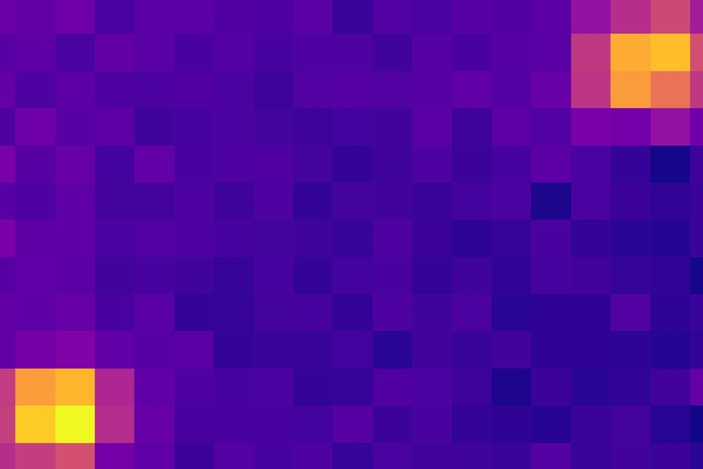
#> input picture Scripts/HotspotDetection/thermal.jpg, 703 x 469 px, shrunk from 1500 x 1000 before the run
$ python tracker.py
#> lines starting #> are read from the running program, lines starting #| are printed output that depends on the picture; after the words box and inside, x2 and y2 are one past the last pixel; in counts of white or black regions, pixels touching at a corner belong together
### Scripts/HotspotDetection/thermal_hotspot.py
import cv2
import numpy as np

def detect_hotspots(thermal_image_path, threshold=200):
    """
    Detects hotspots in a thermal image.

    :param thermal_image_path: Path to the thermal image.
    :param threshold: Pixel intensity threshold for hotspot detection.
    :return: Processed image with detected hotspots.
    """
#> called with thermal_image_path = 'thermal.jpg', threshold = 150
    # Load image
    image = cv2.imread(thermal_image_path)
#> image is the input picture: shape (469, 703, 3); mean B, G, R 153.6, 11, 83.9

    # Convert to grayscale if needed
    gray = cv2.cvtColor(image, cv2.COLOR_BGR2GRAY)

    # Apply thresholding (hotspots will be the brightest areas)
    _, thresh = cv2.threshold(gray, threshold, 255, cv2.THRESH_BINARY)
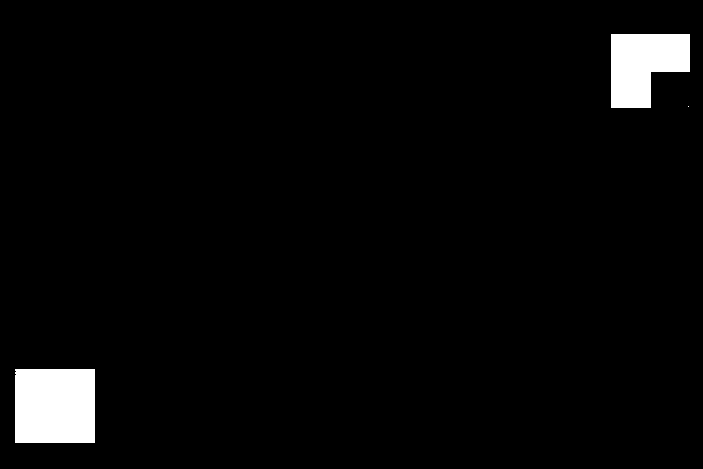
#> thresh: shape (469, 703); 3.1% white; 3 white regions (1 under 20 px)

    # Find contours (hotspot regions)
    contours, _ = cv2.findContours(thresh, cv2.RETR_EXTERNAL, cv2.CHAIN_APPROX_SIMPLE)
#> contours = 3 contours, 1 with area under 20; largest, box (x1, y1, x2, y2) and area: (15, 369, 95, 443) 5765, (611, 34, 690, 108) 4290

    # save the centers of hotspots
    centers = []

    # Draw bounding boxes around hotspots
    for contour in contours:
        x, y, w, h = cv2.boundingRect(contour)
        cv2.rectangle(image, (x, y), (x + w, y + h), (0, 0, 255), 2)  # Red boxes

        centers.append((x+(w//2), y+(h//2)))
#> this loop made 3 passes
#> (x, y, w, h) on passes 1 to 3: (15, 369, 80, 74), (688, 106, 1, 1), (611, 34, 79, 74)
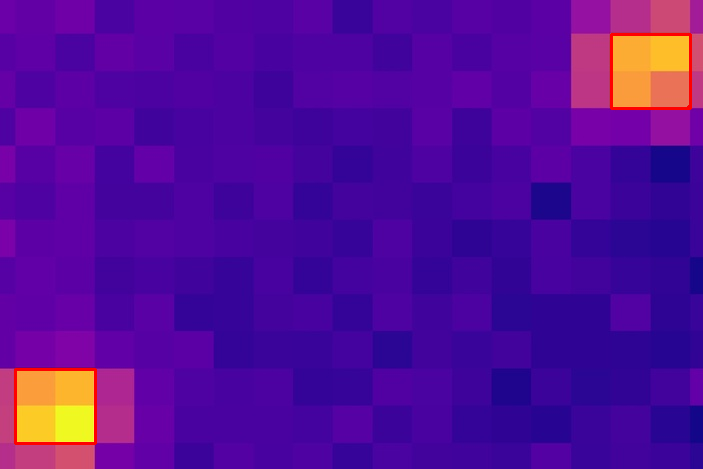
#> image: shape (469, 703, 3); 0.56% of pixels changed, all inside (x1, y1, x2, y2) = (14, 33, 692, 445)
#> after the loop, centers = [(55, 406), (688, 106), (650, 71)]

    #return image, thresh
    return image, centers

thermal_image = "thermal.jpg"
#hotspot_image, thresholded = detect_hotspots(thermal_image, threshold=200)
hotspot_image, centers = detect_hotspots(thermal_image, threshold=150)
#> centers = [(55, 406), (688, 106), (650, 71)]

# Save and display the output
cv2.imwrite("hotspot_detected.jpg", hotspot_image)
cv2.imshow("Hotspots", hotspot_image)
#cv2.imshow("Thresholded", thresholded)
cv2.waitKey(0)
cv2.destroyAllWindows()

### Scripts/HotspotDetection/depth_hotspot.py
import cv2
import numpy as np

def extract_depth_values(depth_image_path, points=[]):
    """
    Extracts depth values from specific points in a depth image.

    :param depth_image_path: Path to the depth image (16-bit or 32-bit format).
    :param points: List of (x, y) coordinates to extract depth from.
    :return: Dictionary with pixel coordinates and depth values.
    """
    # Load depth image (ensure it's in grayscale mode)
    depth_image = cv2.imread(depth_image_path, cv2.IMREAD_UNCHANGED)

    # Check if image is valid
    if depth_image is None:
        raise ValueError("Error loading depth image!")

    # Convert to grayscale if the image is not single-channel
    if len(depth_image.shape) == 3:
        depth_image = cv2.cvtColor(depth_image, cv2.COLOR_BGR2GRAY)

    # Extract depth values at given points
    depth_values = {}
    for (x, y) in points:
        depth = depth_image[y, x]  # Access pixel (y, x)
        depth_values[(x, y)] = depth

    return depth_values

# [8 lines of commented-out code are left out]

### Scripts/HotspotDetection/tracker.py
from depth_hotspot import extract_depth_values
from thermal_hotspot import detect_hotspots
import cv2
import numpy as np

thermal_image = "1.png"
hotspot_image, thermal_hotspot_centers = detect_hotspots(thermal_image, threshold=200)
#> call 2 of detect_hotspots, with thermal_image_path = '1.png', threshold = 200
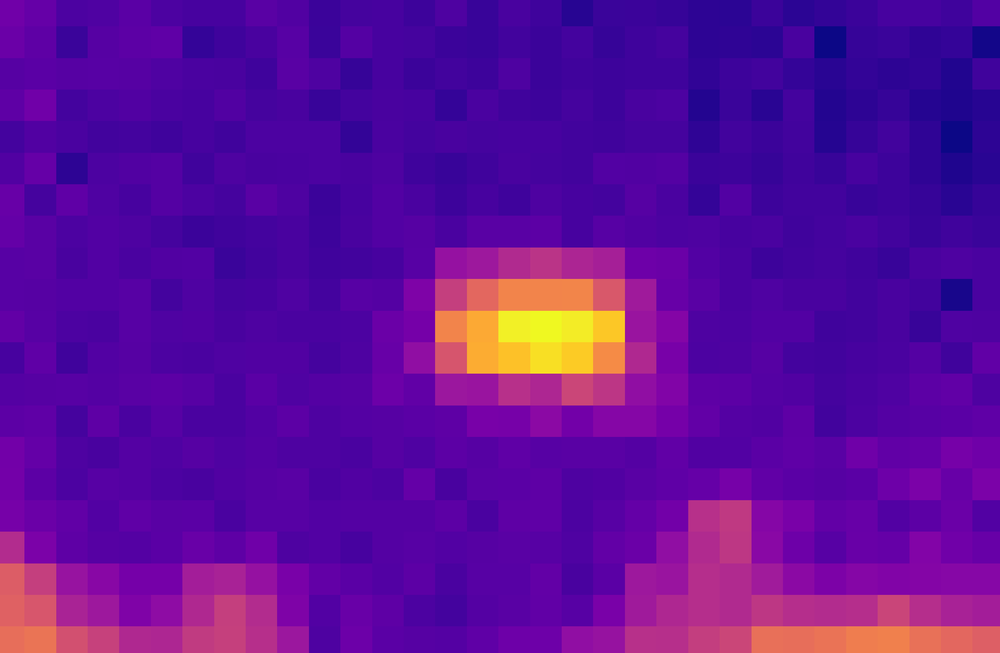
#> input picture Scripts/HotspotDetection/1.png, 1000 x 653 px, shrunk from 2133 x 1393 before the run
#> in detect_hotspots, image is the input picture: shape (653, 1000, 3); mean B, G, R 155.2, 11.6, 95.1
#> in detect_hotspots (call 2), `gray = cv2.cvtColor(image, cv2.COLOR_BGR2GRAY)`:
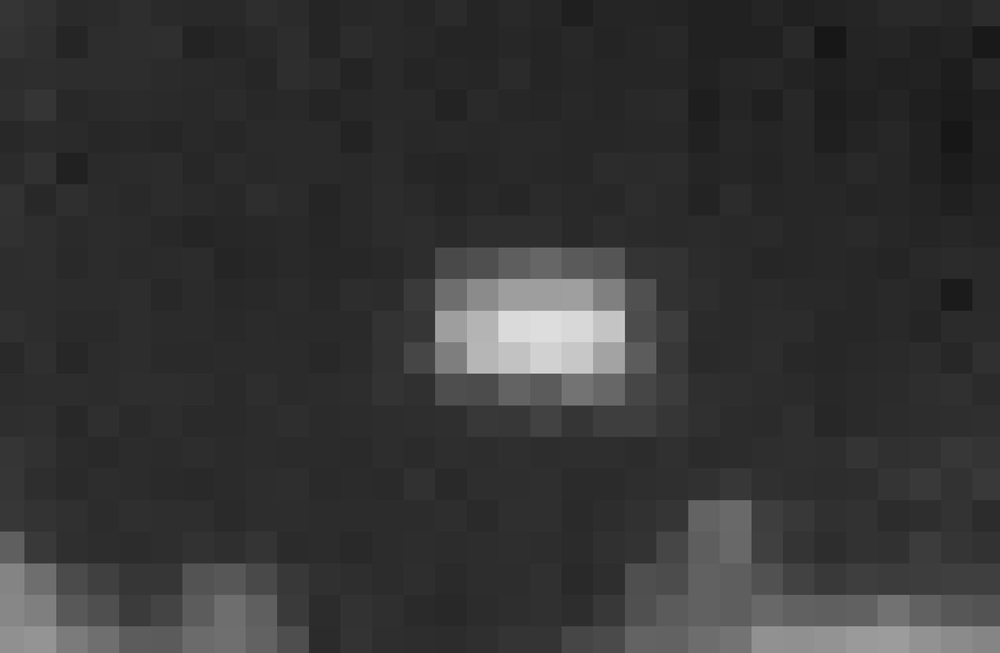
#> gray: shape (653, 1000); min 21, max 223, mean 52.9
#> in detect_hotspots (call 2), `_, thresh = cv2.threshold(gray, threshold, 255, cv2.THRESH_BINARY)`: thresh: shape (653, 1000); 0.61% white; 3 white regions (2 under 20 px)
#> in detect_hotspots (call 2), `contours, _ = cv2.findContours(thresh, cv2.RETR_EXTERNAL, cv2.CHAIN_AP..`: contours = 3 contours, 2 with area under 20; largest, box (x1, y1, x2, y2) and area: (498, 311, 593, 373) 3814
#> the loop in detect_hotspots (call 2), `for contour in contours:` made 3 passes
#> (x, y, w, h) on passes 1 to 3: (623, 341, 1, 1), (623, 311, 1, 1), (498, 311, 95, 62)
#> after the loop in detect_hotspots (call 2), `for contour in contours:`:
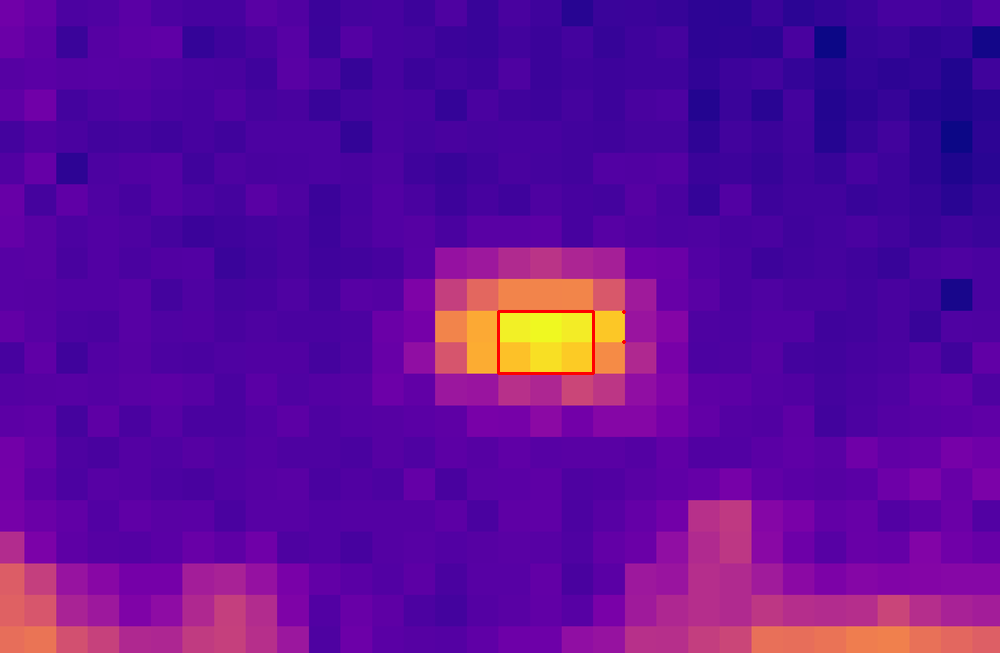
#> image: shape (653, 1000, 3); 0.15% of pixels changed, all inside (x1, y1, x2, y2) = (497, 310, 626, 375)
#> after the loop in detect_hotspots (call 2), `for contour in contours:`: centers = [(623, 341), (623, 311), (545, 342)]
#> thermal_hotspot_centers = [(623, 341), (623, 311), (545, 342)]

# Save and display the thermal hotspots
cv2.imwrite("hotspot_detected.jpg", hotspot_image)
cv2.waitKey(0)
cv2.destroyAllWindows()

depth_image_path = "depth_test.png"  # Replace with actual depth image

depth_to_check = []
imageT = cv2.imread(thermal_image)
depth_image = cv2.imread(depth_image_path)
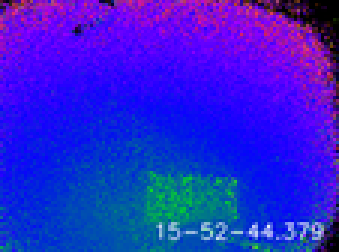
#> input picture Scripts/HotspotDetection/depth_test.png, 113 x 84 px, shrunk from 240 x 180 before the run (shown 3 times larger)
#> depth_image is the input picture: shape (84, 113, 3); mean B, G, R 210.6, 31.9, 45.9
wT, hT = imageT.shape[1], imageT.shape[0]
#> wT = 1000; hT = 653
wD, hD = depth_image.shape[1], depth_image.shape[0]
#> wD = 113; hD = 84
width_conversion, height_conversion = wD/wT, hD/hT
#> width_conversion = 0.113; height_conversion = 0.129

# convert coordinates from the thermal image size to depth image size
for x, y in thermal_hotspot_centers:
    depth_to_check.append((int(x*width_conversion), int(y*height_conversion)))
#> this loop made 3 passes
#> after the loop, depth_to_check = [(70, 43), (70, 40), (61, 43)]

depth_results = extract_depth_values(depth_image_path, depth_to_check) # check the hotspots from the thermal in the depth
#> in extract_depth_values, `depth_image = cv2.cvtColor(depth_image, cv2.COLOR_BGR2GRAY)`:
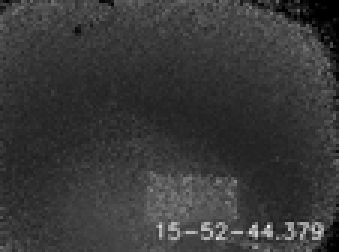
#> depth_image: shape (84, 113) (shown 3 times larger); min 0, max 236, mean 56.5
#> the loop in extract_depth_values, `for (x, y) in points:` made 3 passes
#> (x, y, depth) on passes 1 to 3: (70, 43, 33), (70, 40, 37), (61, 43, 40)
#> after the loop in extract_depth_values, `for (x, y) in points:`: depth_values = {(70, 43): 33, (70, 40): 37, (61, 43): 40}
#> depth_results = {(70, 43): 33, (70, 40): 37, (61, 43): 40}

# Print extracted depth values
for point, depth in depth_results.items():
    print(f"Depth at {point}: {depth} units")
#> this loop made 3 passes
#| Depth at (70, 43): 33 units
#| Depth at (70, 40): 37 units
#| Depth at (61, 43): 40 units

#avg depth
# Remove invalid values (e.g., zero depth)
valid_depth = depth_image[depth_image > 0]  # Exclude zero values

# Compute average depth
average_depth = np.mean(valid_depth) if valid_depth.size > 0 else 0
#> average_depth = 110.7

print(f"Average Depth: {average_depth:.2f}")
#| Average Depth: 110.70
